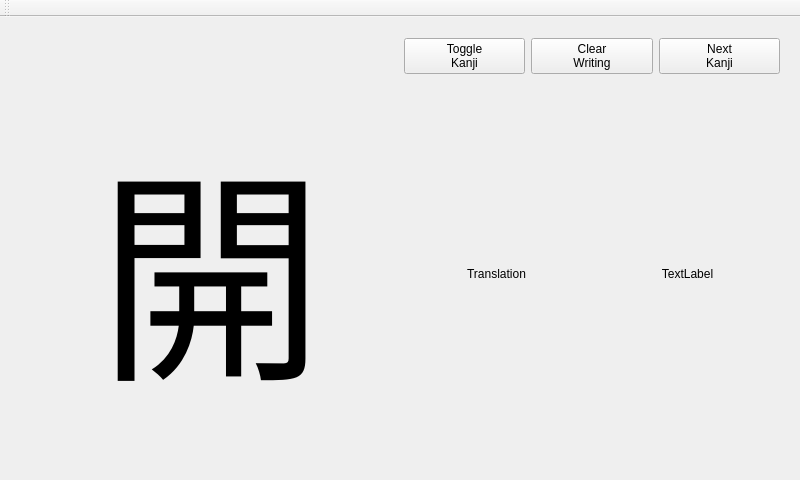
<?xml version="1.0" encoding="UTF-8"?>
<ui version="4.0">
 <class>MainWindow</class>
 <widget class="QMainWindow" name="MainWindow">
  <property name="geometry">
   <rect>
    <x>0</x>
    <y>0</y>
    <width>800</width>
    <height>480</height>
   </rect>
  </property>
  <property name="sizePolicy">
   <sizepolicy hsizetype="Fixed" vsizetype="Fixed">
    <horstretch>0</horstretch>
    <verstretch>0</verstretch>
   </sizepolicy>
  </property>
  <property name="contextMenuPolicy">
   <enum>Qt::NoContextMenu</enum>
  </property>
  <property name="windowTitle">
   <string>MainWindow</string>
  </property>
  <widget class="QWidget" name="centralWidget">
   <widget class="QWidget" name="horizontalLayoutWidget">
    <property name="geometry">
     <rect>
      <x>10</x>
      <y>10</y>
      <width>781</width>
      <height>451</height>
     </rect>
    </property>
    <layout class="QHBoxLayout" name="horizontalLayout_3">
     <item>
      <widget class="ScribbleArea" name="writingPadWidget" native="true">
       <property name="sizePolicy">
        <sizepolicy hsizetype="Minimum" vsizetype="Preferred">
         <horstretch>0</horstretch>
         <verstretch>0</verstretch>
        </sizepolicy>
       </property>
       <property name="autoFillBackground">
        <bool>false</bool>
       </property>
       <widget class="KanjiLabel" name="kanjiTemplateLabel">
        <property name="geometry">
         <rect>
          <x>0</x>
          <y>10</y>
          <width>380</width>
          <height>431</height>
         </rect>
        </property>
        <property name="sizePolicy">
         <sizepolicy hsizetype="Maximum" vsizetype="Maximum">
          <horstretch>200</horstretch>
          <verstretch>166</verstretch>
         </sizepolicy>
        </property>
        <property name="font">
         <font>
          <pointsize>170</pointsize>
         </font>
        </property>
        <property name="text">
         <string>開</string>
        </property>
        <property name="alignment">
         <set>Qt::AlignCenter</set>
        </property>
       </widget>
      </widget>
     </item>
     <item>
      <layout class="QVBoxLayout" name="verticalLayout_2">
       <item>
        <layout class="QHBoxLayout" name="horizontalLayout_4">
         <item>
          <widget class="QPushButton" name="toggleKanjiButton">
           <property name="text">
            <string>Toggle
Kanji</string>
           </property>
          </widget>
         </item>
         <item>
          <widget class="QPushButton" name="clearWritingButton">
           <property name="text">
            <string>Clear
Writing</string>
           </property>
          </widget>
         </item>
         <item>
          <widget class="QPushButton" name="nextKanjibutton">
           <property name="text">
            <string>Next
Kanji</string>
           </property>
          </widget>
         </item>
        </layout>
       </item>
       <item>
        <layout class="QHBoxLayout" name="horizontalLayout_2">
         <item>
          <widget class="QLabel" name="translationLabelText">
           <property name="sizePolicy">
            <sizepolicy hsizetype="Preferred" vsizetype="Preferred">
             <horstretch>0</horstretch>
             <verstretch>0</verstretch>
            </sizepolicy>
           </property>
           <property name="text">
            <string>Translation</string>
           </property>
           <property name="alignment">
            <set>Qt::AlignCenter</set>
           </property>
          </widget>
         </item>
         <item>
          <widget class="QLabel" name="translationLabel">
           <property name="text">
            <string>TextLabel</string>
           </property>
           <property name="alignment">
            <set>Qt::AlignCenter</set>
           </property>
          </widget>
         </item>
        </layout>
       </item>
      </layout>
     </item>
    </layout>
   </widget>
  </widget>
  <widget class="QToolBar" name="mainToolBar">
   <attribute name="toolBarArea">
    <enum>TopToolBarArea</enum>
   </attribute>
   <attribute name="toolBarBreak">
    <bool>false</bool>
   </attribute>
  </widget>
 </widget>
 <layoutdefault spacing="6" margin="11"/>
 <customwidgets>
  <customwidget>
   <class>ScribbleArea</class>
   <extends>QWidget</extends>
   <header>scribblearea.h</header>
   <container>1</container>
   <slots>
    <slot>clearImage()</slot>
   </slots>
  </customwidget>
  <customwidget>
   <class>KanjiLabel</class>
   <extends>QLabel</extends>
   <header>kanjilabel.h</header>
   <slots>
    <slot>toggleVisibility()</slot>
    <slot>nextKanji()</slot>
   </slots>
  </customwidget>
 </customwidgets>
 <resources/>
 <connections>
  <connection>
   <sender>toggleKanjiButton</sender>
   <signal>clicked()</signal>
   <receiver>kanjiTemplateLabel</receiver>
   <slot>toggleVisibility()</slot>
   <hints>
    <hint type="sourcelabel">
     <x>489</x>
     <y>131</y>
    </hint>
    <hint type="destinationlabel">
     <x>224</x>
     <y>209</y>
    </hint>
   </hints>
  </connection>
  <connection>
   <sender>clearWritingButton</sender>
   <signal>clicked()</signal>
   <receiver>writingPadWidget</receiver>
   <slot>clearImage()</slot>
   <hints>
    <hint type="sourcelabel">
     <x>610</x>
     <y>129</y>
    </hint>
    <hint type="destinationlabel">
     <x>396</x>
     <y>180</y>
    </hint>
   </hints>
  </connection>
 </connections>
</ui>
